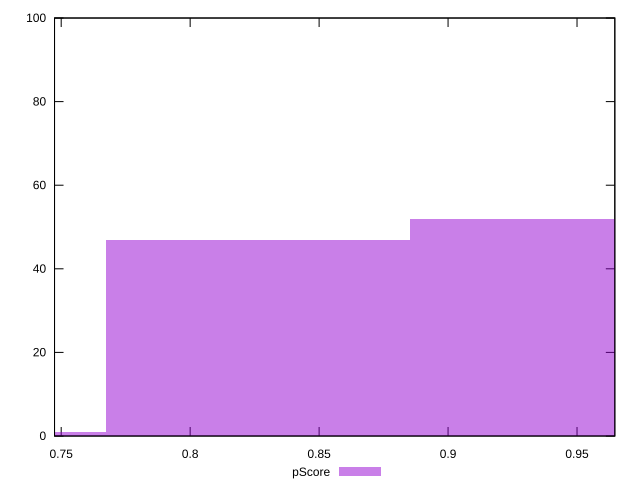

Generate this figure with gnuplot:
reset

$pScore <<EOF
0.7083393503388314 1
0.8263959087286367 47
0.9444524671184419 52
EOF

set key outside below
set boxwidth 0.11805655838980524
set xrange [0.7474161314909402:0.9646577209798473]
set yrange [0:100]
set trange [0:100]
set style fill transparent solid 0.5 noborder
set terminal svg size 640, 490 enhanced background rgb 'white'
set output "report_00019_2021-02-10T18-14-37.922Z//interactive/samples/pages+cached+noadtech+nomedia+nocss/pScore/histogram.svg"

plot $pScore title "pScore" with boxes

reset
